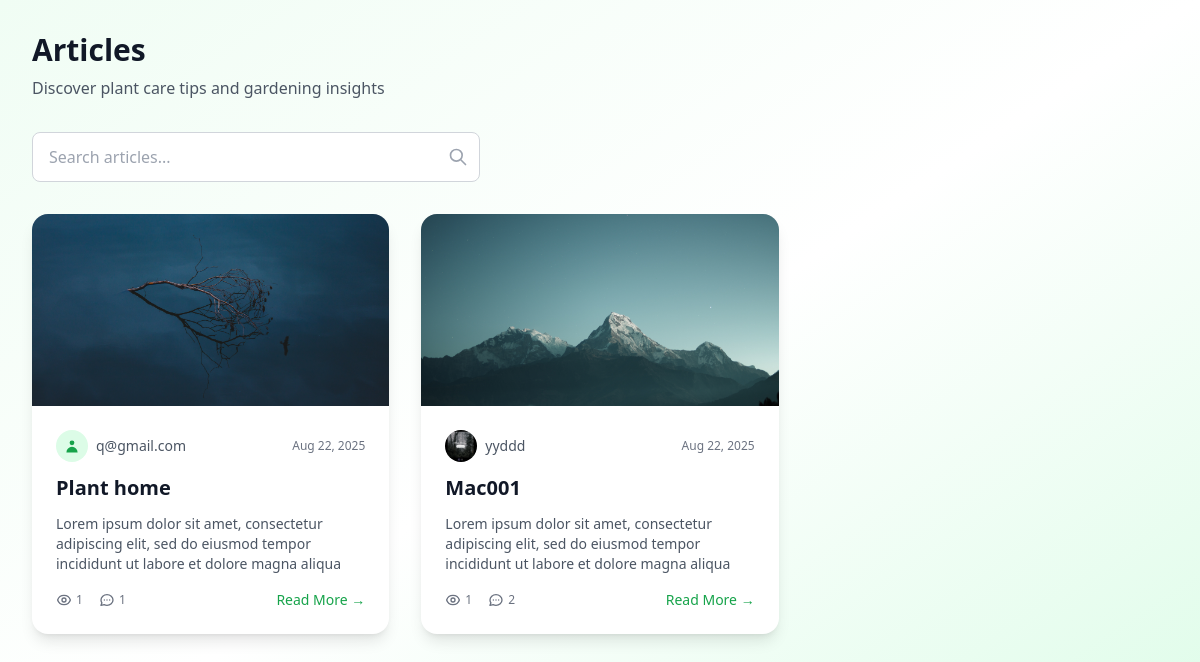
The app's page /articles/ with its own data.
### article_module/models.py (models this page shows, shortened)
class Article(models.Model):
    DRAFT = 'draft'
    PENDING = 'pending'
    PUBLISHED = 'published'
    REJECTED = 'rejected'
    STATUS_CHOICES = [
        (DRAFT, _('Draft')),
        (PENDING, _('Pending Review')),
        (PUBLISHED, _('Published')),
        (REJECTED, _('Rejected')),
    ]
    title = models.CharField(
        max_length=200,
        validators=[MinLengthValidator(5)],
        verbose_name=_('Title')
    )
    slug = models.SlugField(
        max_length=250,
        unique=True,
        blank=True,
        verbose_name=_('Slug')
    )
    summary = models.TextField(
        max_length=300,
        verbose_name=_('Summary'),
        help_text=_('Brief description of the article')
    )
    content = models.TextField(
        verbose_name=_('Content')
    )
    image = models.ImageField(
        upload_to='images/articles/',
        blank=True,
        null=True,
        verbose_name=_('Featured Image')
    )
    author = models.ForeignKey(
        User,
        on_delete=models.CASCADE,
        related_name='articles',
        verbose_name=_('Author')
    )
    status = models.CharField(
        max_length=20,
        choices=STATUS_CHOICES,
        default=DRAFT,
        verbose_name=_('Status')
    )
    publish_date = models.DateTimeField(
        default=timezone.now,
        verbose_name=_('Publish Date')
    )
    created_at = models.DateTimeField(auto_now_add=True)
    updated_at = models.DateTimeField(auto_now=True)
    rejection_reason = models.TextField(
        blank=True,
        verbose_name=_('Rejection Reason')
    )
    view_count = models.PositiveIntegerField(default=0)
    objects = ArticleManager()
    class Meta:
        ordering = ['-publish_date', '-created_at']
        verbose_name = _('Article')
        verbose_name_plural = _('Articles')
        indexes = [
            models.Index(fields=['status', 'publish_date']),
            models.Index(fields=['author', 'status']),
            models.Index(fields=['slug']),
        ]
    def get_absolute_url(self):
        return reverse('article_module:detail', kwargs={'slug': self.slug})

### account_module/models.py (models this page shows, shortened)
class User(AbstractBaseUser, PermissionsMixin):
    email = models.EmailField(_('Email address'), unique=True)
    username = models.CharField(_('Username'), max_length=50, unique=True, blank=True, null=True)
    avatar = models.ImageField(_('Avatar'), upload_to='images/profiles/', blank=True, null=True)
    phone_number = models.CharField(_('Phone number'), max_length=15)
    email_active_code = models.CharField(_('Email verification code'), max_length=200, blank=True)
    is_email_verified = models.BooleanField(_('Email verified'), default=False)
    pending_email = models.EmailField(_('Pending email'), blank=True, null=True)
    old_email_verification_code = models.CharField(_('Old email verification code'), max_length=6, blank=True)
    old_email_verified = models.BooleanField(_('Old email verified'), default=False)
    email_change_initiated_at = models.DateTimeField(_('Email change initiated at'), blank=True, null=True)
    last_login_ip = models.GenericIPAddressField(_('Last login IP'), blank=True, null=True)
    password_reset_token = models.UUIDField(_('Password reset token'), blank=True, null=True)
    password_reset_token_created_at = models.DateTimeField(_('Password reset token created at'), blank=True, null=True)
    is_active = models.BooleanField(_('Is active'), default=False)
    is_staff = models.BooleanField(_('Is staff'), default=False)
    date_joined = models.DateTimeField(_('Date joined'), auto_now_add=True)
    updated_at = models.DateTimeField(_('Updated at'), auto_now=True)
    objects = UserManager()
    USERNAME_FIELD = 'email'
    REQUIRED_FIELDS = []
    class Meta:
        verbose_name = 'User'
        verbose_name_plural = 'Users'

### article_module/views.py (the view)
# urls.py: path('', views.ArticleListView.as_view(), name='list'),
class ArticleListView(ListView):
    model = Article
    template_name = 'article_module/article_list.html'
    context_object_name = 'articles'
    paginate_by = 9
    def get_queryset(self):
        if self.request.user.is_staff:
            queryset = Article.objects.all().select_related('author')
        else:
            queryset = Article.objects.published().select_related('author')
        query = self.request.GET.get('query')
        if query:
            queryset = queryset.filter(
                Q(title__icontains=query) |
                Q(content__icontains=query) |
                Q(summary__icontains=query)
            )
        return queryset.order_by('-publish_date')
    def get_context_data(self, **kwargs):
        context = super().get_context_data(**kwargs)
        context['search_form'] = ArticleSearchForm(self.request.GET)
        context['query'] = self.request.GET.get('query', '')
        return context

### article_module/forms.py
class ArticleSearchForm(forms.Form):
    query = forms.CharField(
        max_length=200,
        required=False,
        widget=forms.TextInput(attrs={
            'class': 'w-full px-4 py-3 border border-gray-300 rounded-lg focus:outline-none focus:ring-2 focus:ring-green-500 focus:border-green-500 transition duration-150 ease-in-out',
            'placeholder': _('Search articles...')
        })
    )

### article_module/models.py (called while the page is built)
    def published(self):
        return self.filter(status=Article.PUBLISHED, publish_date__lte=timezone.now())

    def get_queryset(self):
        return ArticleQuerySet(self.model, using=self._db)

    def published(self):
        return self.get_queryset().published()

### article_module/templates/article_module/article_list.html (shortened to what this page needs)
{% extends 'base.html' %}
{% load i18n %}
{% block content %}
<div class="min-h-screen bg-gradient-to-br from-green-50 via-white to-green-100 py-8">
    <div class="max-w-7xl mx-auto px-4 sm:px-6 lg:px-8">
        <div class="mb-8">
            <div class="flex flex-col md:flex-row md:items-center md:justify-between">
                <div>
                    <h1 class="text-3xl font-bold text-gray-900">Articles</h1>
                    <p class="mt-2 text-gray-600">Discover plant care tips and gardening insights</p>
                </div>
            </div>
        </div>
        <div class="mb-8">
            <form method="get" class="max-w-md">
                <div class="relative">
                    {{ search_form.query }}
                    <button type="submit" class="absolute inset-y-0 right-0 flex items-center pr-3">
                        <svg class="w-5 h-5 text-gray-400" fill="none" stroke="currentColor" viewBox="0 0 24 24">
                            <path stroke-linecap="round" stroke-linejoin="round" stroke-width="2" d="M21 21l-6-6m2-5a7 7 0 11-14 0 7 7 0 0114 0z"/>
                        </svg>
                    </button>
                </div>
            </form>
        </div>
        {% if articles %}
            <div class="grid grid-cols-1 md:grid-cols-2 lg:grid-cols-3 gap-8 mb-12">
                {% for article in articles %}
                    <article class="bg-white rounded-2xl shadow-lg overflow-hidden hover:shadow-xl transition duration-300 ease-in-out transform hover:-translate-y-1">
                        {% if article.image %}
                            <div class="h-48 bg-gray-200 overflow-hidden">
                                <img src="{{ article.image.url }}" alt="{{ article.title }}" class="w-full h-full object-cover">
                            </div>
                        {% endif %}
                        <div class="p-6">
                            <div class="flex items-center mb-3">
                                <div class="flex items-center space-x-2">
                                    {% if article.author.avatar %}
                                        <img src="{{ article.author.avatar.url }}" alt="{{ article.author.username }}" class="w-8 h-8 rounded-full object-cover">
                                    {% else %}
                                        <div class="w-8 h-8 rounded-full bg-green-100 flex items-center justify-center">
                                            <svg class="w-4 h-4 text-green-600" fill="currentColor" viewBox="0 0 20 20">
                                                <path fill-rule="evenodd" d="M10 9a3 3 0 100-6 3 3 0 000 6zm-7 9a7 7 0 1114 0H3z" clip-rule="evenodd"/>
                                            </svg>
                                        </div>
                                    {% endif %}
                                    <span class="text-sm text-gray-600">{{ article.author.username|default:article.author.email }}</span>
                                </div>
                                <span class="ml-auto text-xs text-gray-500">{{ article.publish_date|date:"M d, Y" }}</span>
                            </div>
                            <h2 class="text-xl font-bold text-gray-900 mb-3 line-clamp-2">
                                <a href="{{ article.get_absolute_url }}" class="hover:text-green-600 transition duration-150 ease-in-out">
                                    {{ article.title }}
                                </a>
                            </h2>
                            <p class="text-gray-600 text-sm mb-4 line-clamp-3">{{ article.summary }}</p>
                            <div class="flex items-center justify-between">
                                <div class="flex items-center space-x-4 text-xs text-gray-500">
                                    <span class="flex items-center">
                                        {{ article.view_count }}
                                    </span>
                                    <span class="flex items-center">
                                        <svg class="w-4 h-4 mr-1" fill="none" stroke="currentColor" viewBox="0 0 24 24">
                                            <path stroke-linecap="round" stroke-linejoin="round" stroke-width="2" d="M8 12h.01M12 12h.01M16 12h.01M21 12c0 4.418-4.03 8-9 8a9.863 9.863 0 01-4.255-.949L3 20l1.395-3.72C3.512 15.042 3 13.574 3 12c0-4.418 4.03-8 9-8s9 3.582 9 8z"/>
                                        </svg>
                                        {{ article.comments.count }}
                                    </span>
                                </div>
                                <a href="{{ article.get_absolute_url }}" class="text-green-600 hover:text-green-700 font-medium text-sm transition duration-150 ease-in-out">
                                    Read More →
                                </a>
                            </div>
                        </div>
                    </article>
                {% endfor %}
            </div>
        {% endif %}
    </div>
</div>
{% endblock %}

### article_module/templates/article_module/article_list.html (style rules this page uses)
.line-clamp-2 { display: -webkit-box; -webkit-line-clamp: 2; -webkit-box-orient: vertical; overflow: hidden; }
.line-clamp-3 { display: -webkit-box; -webkit-line-clamp: 3; -webkit-box-orient: vertical; overflow: hidden; }

### records on screen
Article: image (picture), author.username "q@gmail.com", publish_date "Aug 22, 2025", title "Plant home", summary "Lorem ipsum dolor sit amet, consectetur adipiscing elit, sed do eiusmod tempor incididunt ut labore et dolore magna aliqua", view_count "1", comments.count "1"
Article: image (picture), author.avatar (picture), author.username "yyddd", publish_date "Aug 22, 2025", title "Mac001", summary "Lorem ipsum dolor sit amet, consectetur adipiscing elit, sed do eiusmod tempor incididunt ut labore et dolore magna aliqua", view_count "1", comments.count "2"
